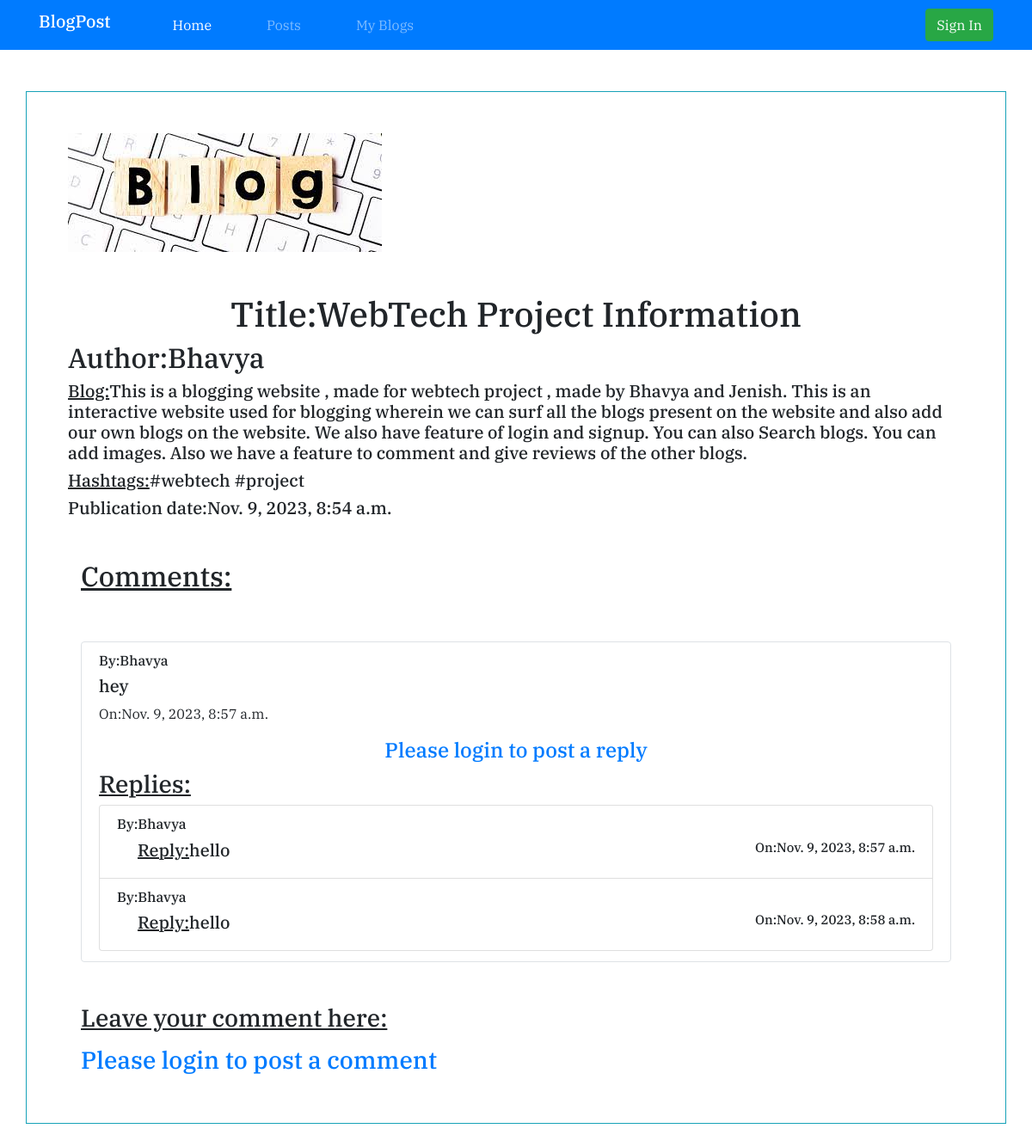
/single_blog/3/0/, run on the app's committed database.
### blog_app/models.py (models this page shows, shortened)
class Post(models.Model):
    author = models.ForeignKey(Author, on_delete=models.CASCADE)
    title = models.CharField(max_length=80)
    text = models.TextField(max_length=2000)
    hashtag=models.CharField(max_length=300,blank=False,null=True)
    blog_img=models.ImageField(upload_to='blog_imgs',blank=True)
    published_date = models.DateTimeField()

class Author(models.Model):
    user = models.OneToOneField(User, on_delete=models.CASCADE)
    qualification = models.CharField(max_length=80)
    def __str__(self):
        return self.user.username

class Comment(models.Model):
    post=models.ForeignKey(Post,related_name='comments',on_delete=models.CASCADE)
    author = models.ForeignKey(User, on_delete=models.CASCADE)
    text = models.TextField()
    commented_date=models.DateTimeField(default=False)

class Reply(models.Model):
    comment = models.ForeignKey(Comment, on_delete=models.CASCADE)
    author = models.ForeignKey(User, on_delete=models.CASCADE)
    text = models.TextField()
    reply_date=models.DateTimeField(default=False)

### blog_app/views.py (the view)
# urls.py: path('single_blog/<int:post_id>/<int:comment_id>/', views.single_blog, name='single_blog'),
def single_blog(request, post_id,comment_id):
    global is_login
    global user
    flag=False
    posts = Post.objects.all()
    single_post=''
    for post in posts:
        if post.id == post_id:
            single_post = post
    if is_login and str(user).lower() == str(single_post.author).lower():
        flag = True
    else:
        flag=False
    if request.method == 'POST' and request.POST.get('user_comment'):
        new_comment=Comment(post=single_post,author=user,text=request.POST['user_comment'],commented_date=timezone.localtime(timezone.now()))
        new_comment.save()
    elif request.method == 'POST' and request.POST.get('reply'):
        temp_comment = Comment.objects.get(id=comment_id)
        new_reply =Reply(comment=temp_comment,author=user,text=request.POST['reply'],reply_date=timezone.localtime(timezone.now()))
        new_reply.save()
    elif (request.method == 'POST'):
        Comment.objects.filter(id=comment_id).delete()
    comments = Comment.objects.filter(post=single_post)
    reply_list = []
    comment_list=[]
    for comment in comments:
        replies = Reply.objects.filter(comment=comment)
        reply_list.append(replies)
        comment_list.append(comment)
    finallist=zip(comment_list,reply_list)
    return render(request, 'singleblog.html', context={'post': single_post, 'is_login': is_login, 'flag': flag, 'finallist':finallist,'comments':comments})

### blog_app/templates/singleblog.html (shortened to what this page needs)
{%extends 'index.html'%}
{%load static%}
{%block body_block%}
<link rel="stylesheet" href="https://cdnjs.cloudflare.com/ajax/libs/font-awesome/4.7.0/css/font-awesome.min.css">
<nav class=" navbar navbar-expand-lg navbar-dark bg-primary sticky-top">
    <div class="container">
        <h2><a class="navbar-brand" href="{%url 'index'%}">BlogPost</a></h2>
        <div class="collapse navbar-collapse" id="navbarSupportedContent">
            <ul class="navbar-nav mr-auto">
                <li class="nav-item ml-5">
                    <a class=" nav-link active" href="{%url 'index'%}">Home<span class="sr-only">(current)</span></a>
                </li>
                <li class="nav-item ml-5">
                    <a class="nav-link" href="{%url 'posts'%}">Posts</a>
                </li>
                <li class="nav-item ml-5">
                    <a class="nav-link" href="{%url 'my_blogs' %}">My Blogs</a>
                </li>
            </ul>
            {%if is_login %}
            <form class="form-inline my-2 my-lg-0" action='{%url "user_logout" %}'>
                <button class="btn btn-danger my-2 my-sm-0" type="submit">Logout</button>
            </form>
            {%else%}
            <form class="form-inline my-2 my-lg-0" action='{%url "user_login" %}'>
                <button class="btn btn-success my-2 my-sm-0" type="submit">Sign In</button>
            </form>
            {%endif%}
        </div>
    </div>
</nav>
<div class="container mt-5 mb-5 border border-info p-5 " style='overflow-wrap: break-word'>
    {%if post.blog_img%}
    <img src='{{post.blog_img.url}}' class='img-fluid' />
    {%endif%}
    <h1 class='text-center mt-5'>Title:{{post.title}}</h1>
    <h2>Author:{{post.author|capfirst}}</h2>
    <h5><span style='font-size:20px'><u>Blog:</u></span>{{post.text}}</h5>
    <h5><span style='font-size:20px'><u>Hashtags:</u></span>{{post.hashtag}}</h5>
    <h5>Publication date:{{post.published_date}}</h5>
    <div class="container mt-5">
        <h2><u>Comments:</u></h2>
        {%if comments%}
        <ul class="list-group">
            {%for comment,replies in finallist%}
            <li class='list-group-item mt-5 border'>
                <h6>By:{{comment.author|capfirst}}</h6>
                <h5>{{comment.text}}</h5>
                <p>On:{{comment.commented_date}}</p>
                <div class="text-center">
                    {%if is_login%}
                    <form action="{%url 'single_blog' post.id comment.id%}" method="POST">
                        {%csrf_token%}
                        <label data-error="wrong" data-success="right" for="reply">Reply
                            text:</label>
                        <input type="text" id="reply" class="form-control validate" name="reply"
                            placeholder="Enter your meassage" required>
                        <button class="btn btn-info mt-3" type='submit'>Post Reply</button>
                    </form>
                    {%else%}
                    <h4 class='mt-3 text-center'><a href="{%url 'user_login'%}">Please login to post a reply</a>
                    </h4>
                    {%endif%}
                </div>
                {%if replies%}
                <h3><u>Replies:</u></h3>
                <ul class="list-group">
                    {%for reply in replies%}
                    <li class='list-group-item'>
                        <h6>By:{{reply.author|capfirst}}</h6>
                        <h5 class='ml-4'><span><u>Reply:</u></span>{{reply.text}}<span
                                style='float:right;font-size:15px'>On:{{reply.reply_date}}</span></h5>
                        {%endfor%}
                    </li>
                </ul>
                {%endif%}
                {%endfor%}
            </li>
        </ul>
        {%else%}
        <h4>0 Comments</h4>
        {%endif%}
        <h3 class='mt-5'> <u>Leave your comment here:</u>
        </h3>
        {%if is_login%}
        <form action="" method='POST' class="mt-2">
            {%csrf_token%}
            <input type="text" class="form-control mt-4" name='user_comment' placeholder='Enter your comment' required>
            <button type="submit" class='btn btn-success mt-3'>Add Comment</button>
        </form>
        {%else%}
        <h3 class='mt-3'><a href="{%url 'user_login'%}">Please login to post a comment</a></h3>
        {%endif%}
    </div>
</div>
{%endblock%}

### static/style.css (style rules this page uses)
* { font-family: 'IBM Plex Serif', serif; }

### data on the page
Post: blog_img (picture), title "WebTech Project Information", author "Bhavya", text "This is a blogging website , made for webtech project , made by Bhavya and Jenish. This is an interactive website used for blogging wherein we can surf all the blogs present on the website and also add our own blogs on the website. We also have feature of login and signup. You can also Search blogs. You can add images. Also we have a feature to comment and give reviews of the other blogs.", hashtag "#webtech #project", published_date "Nov. 9, 2023, 8:54 a.m."
Comment: author "Bhavya", text "hey", commented_date "Nov. 9, 2023, 8:57 a.m."
Reply: author "Bhavya", text "hello", reply_date "Nov. 9, 2023, 8:57 a.m."
Reply: author "Bhavya", text "hello", reply_date "Nov. 9, 2023, 8:58 a.m."
